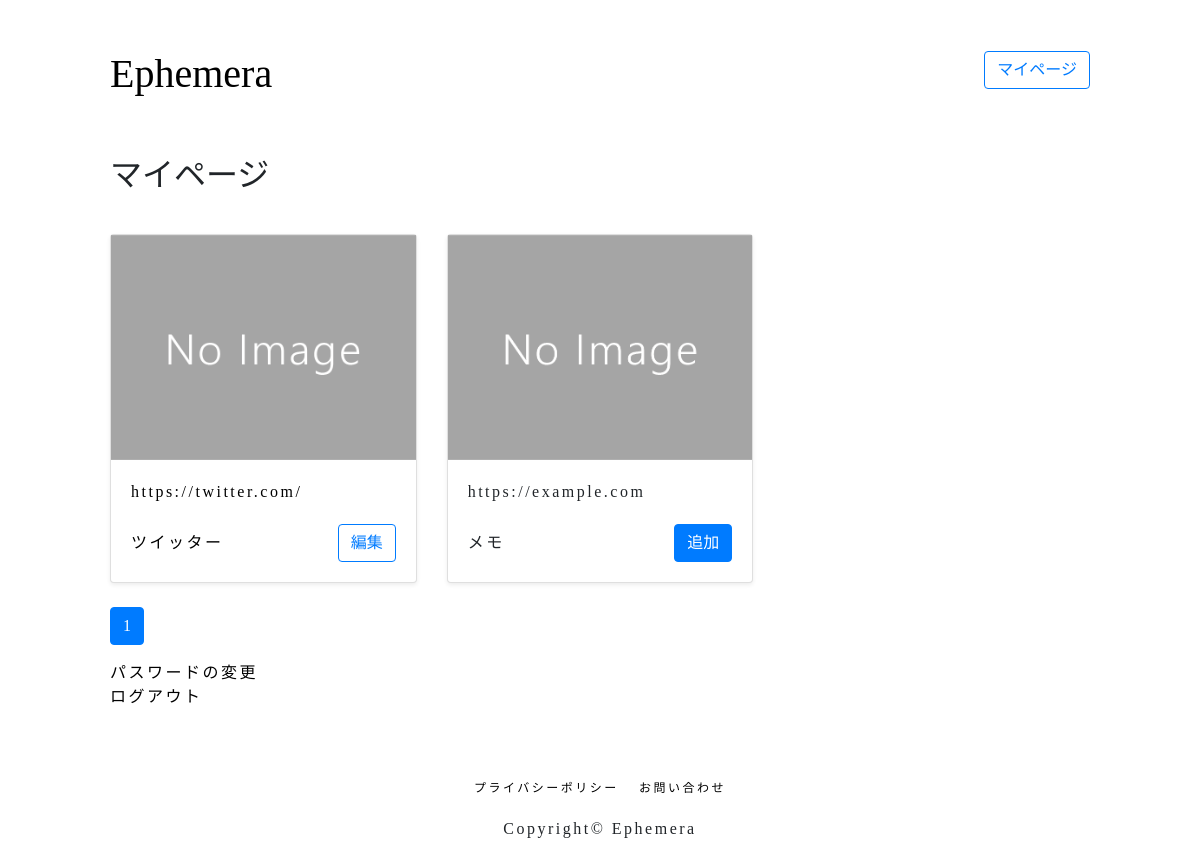
/accounts/mypage (signed in), run on the app's committed database.
### ephemeral/models.py (models this page shows)
class Ephemera(models.Model):
	ep_user    = models.ForeignKey(User, on_delete=models.CASCADE, related_name='ep_user')
	url        = models.URLField()
	message    = models.TextField(max_length=200)
	post_time  = models.DateTimeField(auto_now_add = True)
	site_title = models.TextField(max_length=100)
	site_img   = models.TextField(max_length=1000, blank=True, default="static/ephemera/default.png")
	site_icon  = models.TextField(max_length=1000, blank=True, default="static/ephemera/default_icon.png")
	site_url   = models.ForeignKey(EphemeraURL, on_delete=models.CASCADE)

### accounts/views.py (the view)
# urls.py: path('mypage',views.MyPageView.as_view(), name ='mypage'),
class MyPageView(LoginRequiredMixin, generic.TemplateView):
	template_name = 'accounts/mypage.html'
	def paginator_setting(self, search, query_set, count):
		paginator = Paginator(query_set, count)
		try:
			page = int(self.request.GET.get(search))
		except:
			page = 1
		try:
			query_set = paginator.page(page)
		except PageNotAnInteger:
			query_set = paginator.page(1)
		except EmptyPage:
			query_set = paginator.page(paginator.num_pages)
		return query_set
	def get_context_data(self, **kwargs):
		context = super().get_context_data(**kwargs)
		my_ephemeral_list = Ephemera.objects.filter(ep_user = self.request.user.id)
		context['my_ephemeral_list_url'] = my_ephemeral_list.values_list("url", flat=True)
		context["my_ephemeral_list"] = self.paginator_setting("my_list", my_ephemeral_list, 12)
		return context

### templates/accounts/mypage.html (shortened to what this page needs)
{% extends 'ephemeral/base.html' %}
{% load static %}
{% block stylesheet %}
	<link rel="stylesheet" type="text/css" href="/static/css/accounts.css">
{% endblock %}
{% block content %}
<div class="mypage">
  <div class="mypage__profile__detail">
	  <h2>マイページ</h2>
  	  <div class="row">
  	  	{% for ephemera in my_ephemeral_list %}
	        <div class="col-md-4">
	  	  		<a href="{{ ephemera.url }}">
		          <div class="card mb-4 shadow-sm">
		            <img src="{{ ephemera.site_img }}" class=" mypage__profile__detail__ephemera__img">
		            <div class="card-body">
		              <p class="card-text">{{ ephemera.url }}</p>
		              <div class="d-flex justify-content-between align-items-center" id="mypage__profile__detail__ephemera__message">
		              	<p class="card-text">{{ ephemera.message }}</p>
		                <div><a href="{% url 'ephemeral:mylist_edit' pk=ephemera.id %}" class="btn btn-outline-primary">編集</a></div>
		              </div>
		            </div>
		          </div>
		    	</a>
	        </div>
	    {% endfor %}
	    {% if not my_ephemeral_list.has_next %}
	    <div class="col-md-4">
	    	<div class="card mb-4 shadow-sm">
	    		<img src="{% static 'ephemera/default.png' %}" class="mypage__profile__detail__ephemera__img">
	    		<div class="card-body">
		        	<p class="card-text">https://example.com</p>
		  	  		<div class="d-flex justify-content-between align-items-center" id="mypage__profile__detail__ephemera__new">
		        		<p class="card-text">メモ</p>
		  	  			<div><button class="btn btn-primary" id="openModal" >追加</button></div>
						</div>
		  	  		</div>
		  	  	</div>
	  	  	</div>
        </div>
	    {% endif %}
      </div>
	  <ul class="pagination">
		    {% for num in my_ephemeral_list.paginator.page_range %}
		    	{% if num <= my_ephemeral_list.number|add:5 and num >= my_ephemeral_list.number|add:-5 %}
			        {% if my_ephemeral_list.number == num %}
			            <li class="page-item active">
			            	<a class="page-link" href="#!">{{ num }}</a>
			            </li>
			        {% else %}
			            <li class="page-item">
			            	<a class="page-link" href="?my_list={{ num }}">{{ num }}</a>
			            </li>
			        {% endif %}
			    {% endif %}
		    {% endfor %}
	  </ul>
      <p><a href="{% url 'accounts:password_change' %}">パスワードの変更</p></a>
  	  <p><a href="{% url 'accounts:logout' %}">ログアウト</p></a>
  </div>
</div>
{% endblock %}

### static/css/style.css (style rules this page uses)
a { color: black ; text-decoration: none; }
p { letter-spacing: 2.5px; margin:0px; }
* { font-weight:500; font-family: "Avenir", YuGothic, 'Yu Gothic', sans-serif ; }

### static/css/accounts.css (style rules this page uses)
.btn-primary { width: 100%; }
.mypage__profile__detail { padding-top: 20px; }
.mypage__profile__detail h2 { margin: 0px 0px 40px 0px; }
.mypage__profile__detail__ephemera__img { height: 225px; width: 100%; object-fit: cover; }
.mypage__profile__detail .card-text, #mypage__profile__detail__ephemera__message > a, #mypage__profile__detail__ephemera__new > a { overflow: hidden; text-overflow: ellipsis; white-space: nowrap; }
#mypage__profile__detail__ephemera__message, #mypage__profile__detail__ephemera__new { margin-top: 20px; }

### data on the page
Ephemera: site_img (placeholder picture), url "https://twitter.com/", message "ツイッター"

### other printed values
{{ num }} "1"
